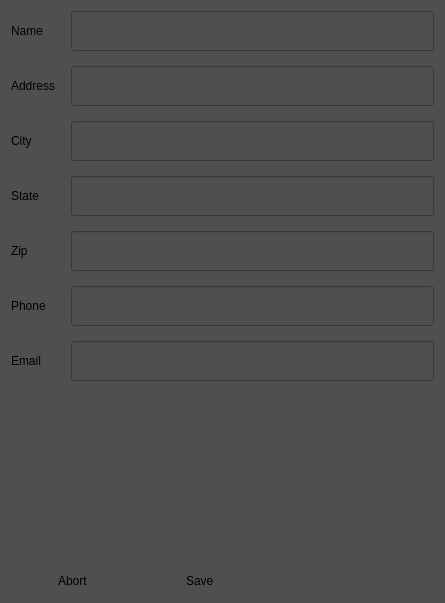
<?xml version="1.0" encoding="UTF-8"?>
<ui version="4.0">
 <class>create_customer_form</class>
 <widget class="QWidget" name="create_customer_form">
  <property name="geometry">
   <rect>
    <x>0</x>
    <y>0</y>
    <width>445</width>
    <height>603</height>
   </rect>
  </property>
  <property name="windowTitle">
   <string>New Customer</string>
  </property>
  <property name="windowIcon">
   <iconset>
    <normaloff>Images/winter_auto.png</normaloff>
    <normalon>Images/winter_auto.png</normalon>Images/winter_auto.png</iconset>
  </property>
  <property name="styleSheet">
   <string notr="true">background-color: #504F4F;</string>
  </property>
  <layout class="QFormLayout" name="formLayout">
   <item row="0" column="0" colspan="2">
    <layout class="QGridLayout" name="gridLayout">
     <property name="sizeConstraint">
      <enum>QLayout::SetDefaultConstraint</enum>
     </property>
     <property name="topMargin">
      <number>0</number>
     </property>
     <property name="bottomMargin">
      <number>0</number>
     </property>
     <property name="horizontalSpacing">
      <number>0</number>
     </property>
     <property name="verticalSpacing">
      <number>15</number>
     </property>
     <item row="0" column="0">
      <widget class="QLabel" name="name_label">
       <property name="text">
        <string>Name</string>
       </property>
      </widget>
     </item>
     <item row="0" column="1">
      <widget class="QLineEdit" name="lineEdit">
       <property name="minimumSize">
        <size>
         <width>0</width>
         <height>40</height>
        </size>
       </property>
       <property name="font">
        <font>
         <pointsize>14</pointsize>
        </font>
       </property>
       <property name="styleSheet">
        <string notr="true">color: white;</string>
       </property>
       <property name="alignment">
        <set>Qt::AlignCenter</set>
       </property>
      </widget>
     </item>
     <item row="1" column="0">
      <widget class="QLabel" name="address_label">
       <property name="minimumSize">
        <size>
         <width>60</width>
         <height>0</height>
        </size>
       </property>
       <property name="styleSheet">
        <string notr="true">text-align: left;</string>
       </property>
       <property name="text">
        <string>Address</string>
       </property>
      </widget>
     </item>
     <item row="1" column="1">
      <widget class="QLineEdit" name="address_line">
       <property name="minimumSize">
        <size>
         <width>0</width>
         <height>40</height>
        </size>
       </property>
       <property name="maximumSize">
        <size>
         <width>16777215</width>
         <height>16777215</height>
        </size>
       </property>
       <property name="font">
        <font>
         <pointsize>14</pointsize>
        </font>
       </property>
       <property name="styleSheet">
        <string notr="true">color: white;</string>
       </property>
       <property name="alignment">
        <set>Qt::AlignCenter</set>
       </property>
      </widget>
     </item>
     <item row="2" column="0">
      <widget class="QLabel" name="city_label">
       <property name="text">
        <string>City</string>
       </property>
      </widget>
     </item>
     <item row="2" column="1">
      <widget class="QLineEdit" name="city_line">
       <property name="minimumSize">
        <size>
         <width>0</width>
         <height>40</height>
        </size>
       </property>
       <property name="font">
        <font>
         <pointsize>14</pointsize>
        </font>
       </property>
       <property name="styleSheet">
        <string notr="true">color: white;</string>
       </property>
       <property name="alignment">
        <set>Qt::AlignCenter</set>
       </property>
      </widget>
     </item>
     <item row="3" column="0">
      <widget class="QLabel" name="state_label">
       <property name="text">
        <string>State</string>
       </property>
      </widget>
     </item>
     <item row="3" column="1">
      <widget class="QLineEdit" name="state_line">
       <property name="minimumSize">
        <size>
         <width>0</width>
         <height>40</height>
        </size>
       </property>
       <property name="font">
        <font>
         <pointsize>14</pointsize>
        </font>
       </property>
       <property name="styleSheet">
        <string notr="true">color: white;</string>
       </property>
       <property name="alignment">
        <set>Qt::AlignCenter</set>
       </property>
      </widget>
     </item>
     <item row="4" column="0">
      <widget class="QLabel" name="zipcode_label">
       <property name="text">
        <string>Zip</string>
       </property>
      </widget>
     </item>
     <item row="4" column="1">
      <widget class="QLineEdit" name="zipcode_line">
       <property name="minimumSize">
        <size>
         <width>0</width>
         <height>40</height>
        </size>
       </property>
       <property name="font">
        <font>
         <pointsize>14</pointsize>
        </font>
       </property>
       <property name="styleSheet">
        <string notr="true">color: white;</string>
       </property>
       <property name="alignment">
        <set>Qt::AlignCenter</set>
       </property>
      </widget>
     </item>
     <item row="5" column="0">
      <widget class="QLabel" name="phone_label">
       <property name="text">
        <string>Phone</string>
       </property>
      </widget>
     </item>
     <item row="5" column="1">
      <widget class="QLineEdit" name="phone_line">
       <property name="minimumSize">
        <size>
         <width>0</width>
         <height>40</height>
        </size>
       </property>
       <property name="font">
        <font>
         <pointsize>14</pointsize>
        </font>
       </property>
       <property name="styleSheet">
        <string notr="true">color: white;</string>
       </property>
       <property name="alignment">
        <set>Qt::AlignCenter</set>
       </property>
      </widget>
     </item>
     <item row="6" column="0">
      <widget class="QLabel" name="email_label">
       <property name="text">
        <string>Email</string>
       </property>
      </widget>
     </item>
     <item row="6" column="1">
      <widget class="QLineEdit" name="email_line">
       <property name="minimumSize">
        <size>
         <width>0</width>
         <height>40</height>
        </size>
       </property>
       <property name="font">
        <font>
         <pointsize>14</pointsize>
        </font>
       </property>
       <property name="styleSheet">
        <string notr="true">color: white;</string>
       </property>
       <property name="alignment">
        <set>Qt::AlignCenter</set>
       </property>
      </widget>
     </item>
    </layout>
   </item>
   <item row="6" column="1">
    <layout class="QHBoxLayout" name="horizontalLayout">
     <item>
      <widget class="QPushButton" name="abort_button">
       <property name="styleSheet">
        <string notr="true">text-align: left;</string>
       </property>
       <property name="text">
        <string>Abort</string>
       </property>
       <property name="icon">
        <iconset>
         <normaloff>Images/Icons/cross.png</normaloff>Images/Icons/cross.png</iconset>
       </property>
       <property name="iconSize">
        <size>
         <width>30</width>
         <height>30</height>
        </size>
       </property>
       <property name="flat">
        <bool>true</bool>
       </property>
      </widget>
     </item>
     <item>
      <widget class="QPushButton" name="save_button">
       <property name="styleSheet">
        <string notr="true">text-align: left;</string>
       </property>
       <property name="text">
        <string>Save</string>
       </property>
       <property name="icon">
        <iconset>
         <normaloff>Images/Icons/check.png</normaloff>Images/Icons/check.png</iconset>
       </property>
       <property name="iconSize">
        <size>
         <width>30</width>
         <height>30</height>
        </size>
       </property>
       <property name="autoRepeatDelay">
        <number>100</number>
       </property>
       <property name="flat">
        <bool>true</bool>
       </property>
      </widget>
     </item>
     <item>
      <widget class="QLabel" name="label_8">
       <property name="enabled">
        <bool>true</bool>
       </property>
       <property name="maximumSize">
        <size>
         <width>200</width>
         <height>50</height>
        </size>
       </property>
       <property name="text">
        <string/>
       </property>
       <property name="pixmap">
        <pixmap>Images/winter_auto.png</pixmap>
       </property>
       <property name="alignment">
        <set>Qt::AlignCenter</set>
       </property>
      </widget>
     </item>
    </layout>
   </item>
   <item row="4" column="1">
    <spacer name="horizontalSpacer">
     <property name="orientation">
      <enum>Qt::Horizontal</enum>
     </property>
     <property name="sizeHint" stdset="0">
      <size>
       <width>40</width>
       <height>125</height>
      </size>
     </property>
    </spacer>
   </item>
   <item row="4" column="0">
    <spacer name="horizontalSpacer_2">
     <property name="orientation">
      <enum>Qt::Horizontal</enum>
     </property>
     <property name="sizeHint" stdset="0">
      <size>
       <width>40</width>
       <height>125</height>
      </size>
     </property>
    </spacer>
   </item>
   <item row="5" column="1">
    <spacer name="verticalSpacer">
     <property name="orientation">
      <enum>Qt::Vertical</enum>
     </property>
     <property name="sizeHint" stdset="0">
      <size>
       <width>120</width>
       <height>125</height>
      </size>
     </property>
    </spacer>
   </item>
  </layout>
 </widget>
 <resources/>
 <connections/>
</ui>
